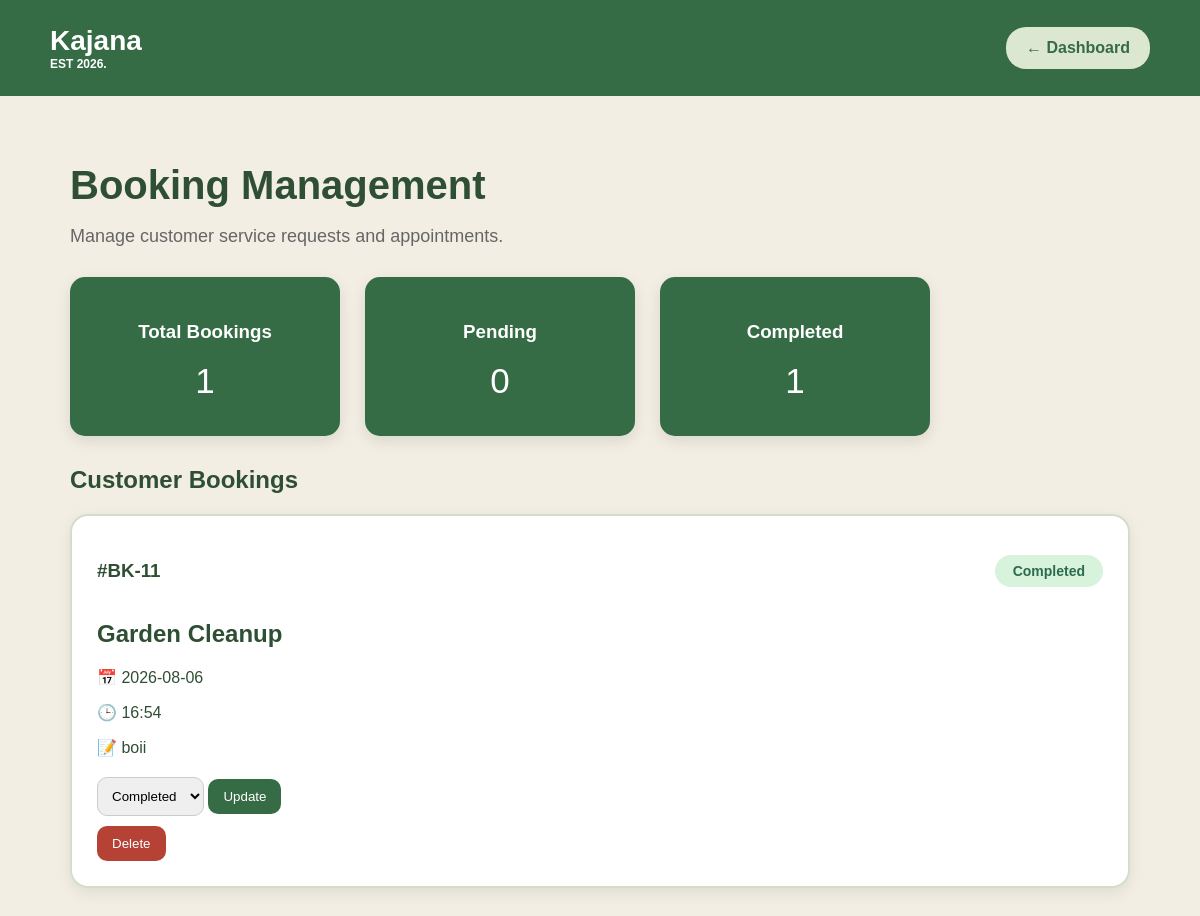
/booking_status, run on an earlier commit of the app's database.
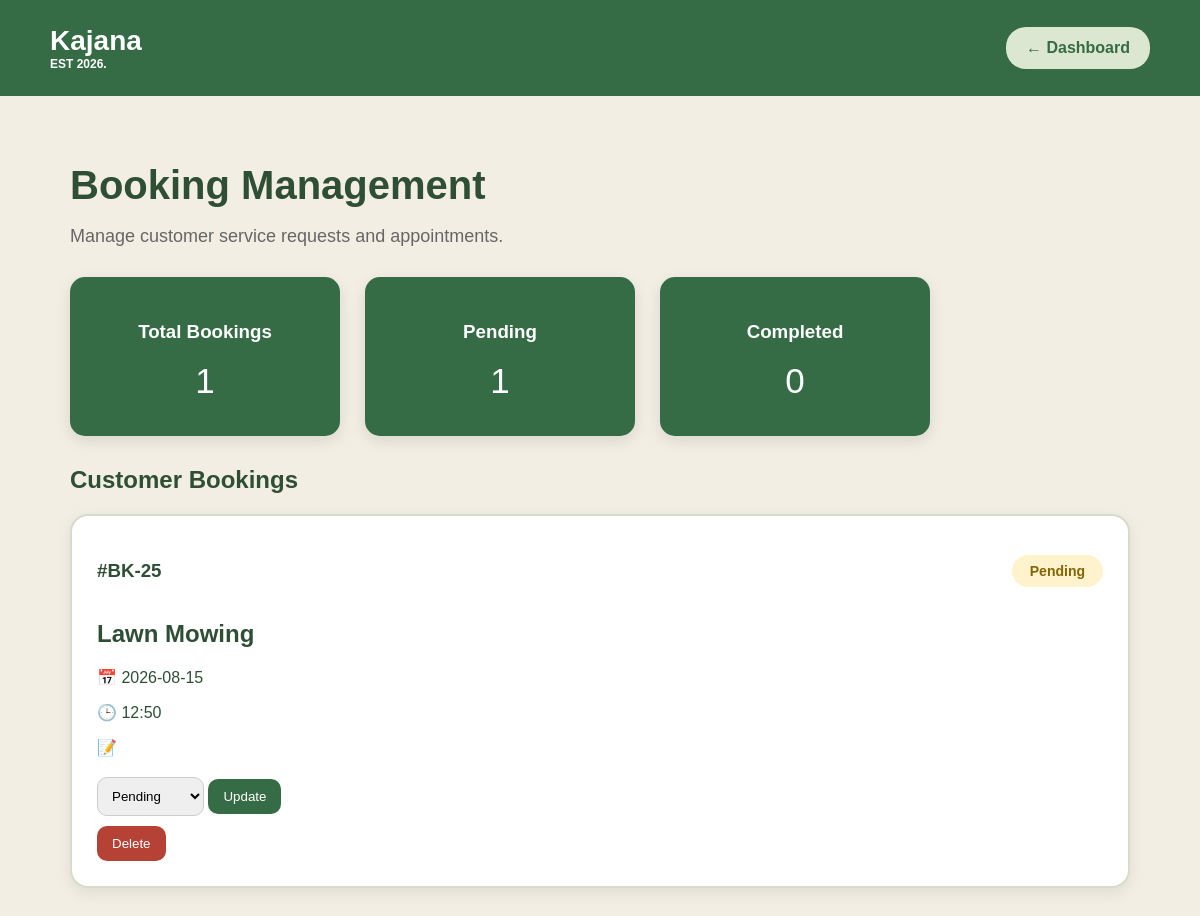
And on a later commit of the database.
### tables this page shows
CREATE TABLE bookings (
            booking_id INTEGER PRIMARY KEY AUTOINCREMENT,
            username TEXT NOT NULL,
            service TEXT NOT NULL,
            booking_date TEXT NOT NULL,
            booking_time TEXT NOT NULL,
            details TEXT,
            status TEXT NOT NULL
        );

### Kajana/app.py (the view, shortened to what this page needs)
@app.route("/booking_status")
def booking_status():
    connection = sqlite3.connect("Kajana.db")
    cursor = connection.cursor()
    cursor.execute("""
        SELECT *
        FROM bookings
        ORDER BY booking_id DESC
    """)
    bookings = cursor.fetchall()
    connection.close()
    total_bookings = len(bookings)
    pending_bookings = 0
    completed_bookings = 0
    for booking in bookings:
        status = booking[6].strip().lower()
        if status == "pending" or status == "confirmed":
            pending_bookings += 1
        if status == "completed":
            completed_bookings += 1
    return render_template(
        "booking_status.html",
        bookings=bookings,
        total_bookings=total_bookings,
        pending_bookings=pending_bookings,
        completed_bookings=completed_bookings
    )

### Kajana/templates/booking_status.html (shortened to what this page needs)
<!DOCTYPE html>
<html lang="en">
<head>
    <link rel="stylesheet" href="{{ url_for('static', filename='booking_status.css') }}">
</head>
<body>
<header>
    <div class="logo">
        Kajana
        <span>EST 2026.</span>
    </div>
    <a href="{{ url_for('dashboard') }}" class="back_button">
        ← Dashboard
    </a>
</header>
<main>
<h1>
    Booking Management
</h1>
<p class="subtitle">
    Manage customer service requests and appointments.
</p>
<div class="summary_cards">
    <div class="summary_card">
        <h3>Total Bookings</h3>
        <p>{{ total_bookings }}</p>
    </div>
    <div class="summary_card">
        <h3>Pending</h3>
        <p>{{ pending_bookings }}</p>
    </div>
    <div class="summary_card">
        <h3>Completed</h3>
        <p>{{ completed_bookings }}</p>
    </div>
</div>
<h2>
    Customer Bookings
</h2>
<div class="booking_container">
{% for booking in bookings %}
<div class="booking_card">
<div class="booking_top">
<h3>
    #BK-{{ booking[0] }}
</h3>
{% if booking[6] == "Completed" %}
<span class="status completed">
    Completed
</span>
{% elif booking[6] == "Pending" %}
<span class="status pending">
    Pending
</span>
{% elif booking[6] == "Confirmed" %}
<span class="status confirmed">
    Confirmed
</span>
{% elif booking[6] == "Cancelled" %}
<span class="status cancelled">
    Cancelled
</span>
{% endif %}
</div>
<h2>
    {{ booking[2] }}
</h2>
<p>
📅 {{ booking[3] }}
</p>
<p>
🕒 {{ booking[4] }}
</p>
<p>
📝 {{ booking[5] }}
</p>
<div class="actions">
<form action="{{ url_for('update_status', booking_id=booking[0]) }}" method="POST">
<select name="status">
<option value="Pending"
{% if booking[6] == "Pending" %}selected{% endif %}>
Pending
</option>
<option value="Completed"
{% if booking[6] == "Completed" %}selected{% endif %}>
Completed
</option>
</select>
<button type="submit">
Update
</button>
</form>
<form action="{{ url_for('delete_booking', booking_id=booking[0]) }}" method="POST">
<button class="delete_button" type="submit">
Delete
</button>
</form>
</div>
</div>
{% endfor %}
</div>
</main>
</body>
</html>

### Kajana/static/booking_status.css (style rules this page uses)
body { margin: 0; font-family: Arial, sans-serif; background: #f2eee3; color: #2f4f35; }
header { background: #356b45; padding: 25px 50px; display: flex; justify-content: space-between; align-items: center; }
.logo { color: white; font-size: 28px; font-weight: bold; }
.logo span { display: block; font-size: 12px; }
.back_button { background: #dce7d2; padding: 12px 20px; border-radius: 20px; text-decoration: none; color: #356b45; font-weight: bold; }
main { padding: 40px 70px; }
h1 { font-size: 40px; margin-bottom: 10px; }
.subtitle { color: #666; font-size: 18px; }
.summary_cards { display: flex; gap: 25px; margin: 30px 0; }
.summary_card { background: #356b45; color: white; width: 220px; padding: 25px; border-radius: 15px; text-align: center; box-shadow: 0 5px 15px rgba(0,0,0,0.1); }
.summary_card p { font-size: 35px; margin: 10px; }
.booking_container { display: grid; grid-template-columns: repeat(auto-fit,minmax(320px,1fr)); gap: 25px; }
.booking_card { background: white; padding: 25px; border-radius: 18px; border: 2px solid #d5ddca; box-shadow: 0 5px 15px rgba(0,0,0,0.08); }
.booking_top { display:flex; justify-content:space-between; align-items:center; }
.status { padding: 8px 18px; border-radius: 20px; font-weight: bold; display: inline-block; font-size: 14px; }
.status.pending { background: #fff3cd; color: #856404; }
.actions { margin-top: 20px; }
select { padding: 10px; border-radius: 10px; border: 1px solid #ccc; }
button { background:#356b45; color:white; border:none; padding:10px 15px; border-radius:10px; cursor:pointer; }
.delete_button { background:#b54235; margin-top:10px; }

What changed in the data, as far as the page shows it:
removed bookings: booking_id "11", shows "Completed", service "Garden Cleanup", booking_date "2026-08-06", booking_time "16:54", details "boii", status "Completed"
added bookings: booking_id "25", shows "Pending", service "Lawn Mowing", booking_date "2026-08-15", booking_time "12:50", status "Pending"
Also different on the page:
{{ pending_bookings }}: "0" → "1"
{{ completed_bookings }}: "1" → "0"
